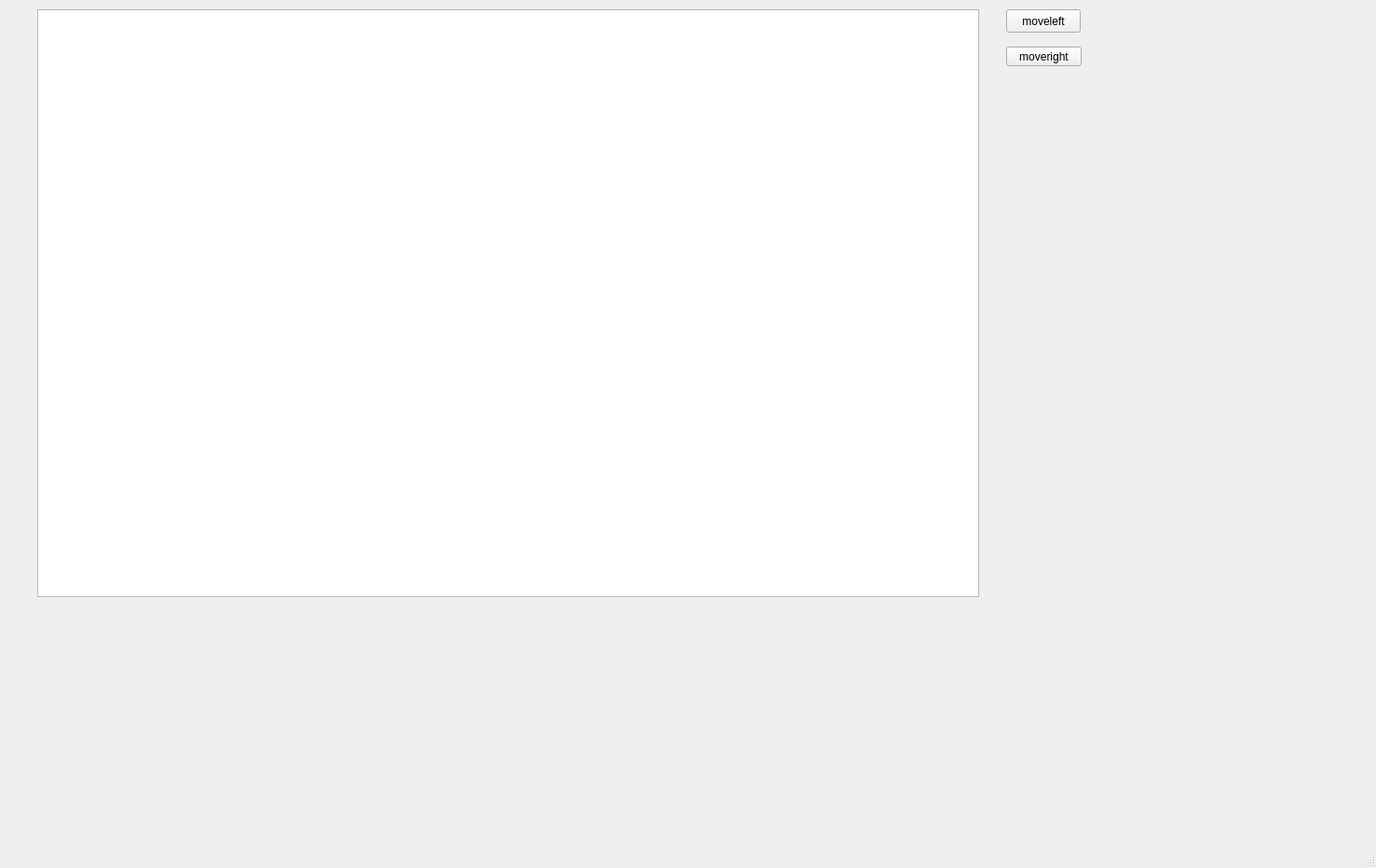
<?xml version="1.0" encoding="UTF-8"?>
<ui version="4.0">
 <class>MainWindow</class>
 <widget class="QMainWindow" name="MainWindow">
  <property name="geometry">
   <rect>
    <x>0</x>
    <y>0</y>
    <width>1477</width>
    <height>932</height>
   </rect>
  </property>
  <property name="windowTitle">
   <string>MainWindow</string>
  </property>
  <widget class="QWidget" name="centralwidget">
   <widget class="QGraphicsView" name="graphicsView">
    <property name="geometry">
     <rect>
      <x>40</x>
      <y>10</y>
      <width>1011</width>
      <height>631</height>
     </rect>
    </property>
   </widget>
   <widget class="QPushButton" name="pushButtonMoveLeft">
    <property name="geometry">
     <rect>
      <x>1080</x>
      <y>10</y>
      <width>80</width>
      <height>25</height>
     </rect>
    </property>
    <property name="text">
     <string>moveleft</string>
    </property>
   </widget>
   <widget class="QPushButton" name="pushButtonRight">
    <property name="geometry">
     <rect>
      <x>1080</x>
      <y>50</y>
      <width>81</width>
      <height>21</height>
     </rect>
    </property>
    <property name="text">
     <string>moveright</string>
    </property>
   </widget>
  </widget>
  <widget class="QMenuBar" name="menubar">
   <property name="geometry">
    <rect>
     <x>0</x>
     <y>0</y>
     <width>1477</width>
     <height>20</height>
    </rect>
   </property>
  </widget>
  <widget class="QStatusBar" name="statusbar"/>
 </widget>
 <resources/>
 <connections/>
</ui>
